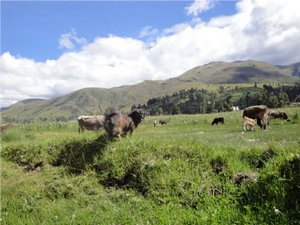
//> input picture images/Histogram_Calculation_Original_Image.jpg, 300 x 225 px
$ ./plotHist ../images/Histogram_Calculation_Original_Image.jpg   (built with g++ and OpenCV 4)
//> lines starting //> are read from the running program, lines starting //| are printed output that depends on the picture; after the words box and inside, x2 and y2 are one past the last pixel; in counts of white or black regions, pixels touching at a corner belong together
#include "opencv2/highgui/highgui.hpp"
#include "opencv2/imgproc/imgproc.hpp"
#include <iostream>

using namespace cv;
using namespace std;

Mat imHist(Mat hist, float scaleX=1, float scaleY=1){
  double maxVal=0;
  minMaxLoc(hist, 0, &maxVal, 0, 0);
  int rows = 64; //default height size
  int cols = hist.rows; //get the width size from the histogram
  Mat histImg = Mat::zeros(rows*scaleX, cols*scaleY, CV_8UC3);
  //for each bin
  for(int i=0;i<cols-1;i++) {
    float histValue = hist.at<float>(i,0);
    float nextValue = hist.at<float>(i+1,0);
    Point pt1 = Point(i*scaleX, rows*scaleY);
    Point pt2 = Point(i*scaleX+scaleX, rows*scaleY);
    Point pt3 = Point(i*scaleX+scaleX, (rows-nextValue*rows/maxVal)*scaleY);
    Point pt4 = Point(i*scaleX, (rows-nextValue*rows/maxVal)*scaleY);

    int numPts = 5;
    Point pts[] = {pt1, pt2, pt3, pt4, pt1};

    fillConvexPoly(histImg, pts, numPts, Scalar(255,255,255));
  }
  return histImg;
}

int main( int argc, char** argv ) {
  // check for supplied argument
  if( argc < 2 ) {
    cout << "Usage: loadimg <filename>\n" << endl;
    return 1;
  }

  // load the image, load the image in grayscale
  Mat img = imread( argv[1], CV_LOAD_IMAGE_COLOR );
//> img is the input picture: 225 rows x 300 cols, CV_8UC3; mean B, G, R 131.6, 149, 138.7

  // always check
  if( img.data == NULL ) {
    cout << "Cannot load file " << argv[1] << endl;
    return 1;
  }

  //Hold the histogram
  MatND hist;
  Mat histImg;
  int nbins = 256; // lets hold 256 levels
  int hsize[] = { nbins }; // just one dimension
  float range[] = { 0, 255 };
  const float *ranges[] = { range };
  int chnls[] = {0};

  // create colors channels
  vector<Mat> colors;
  split(img, colors);
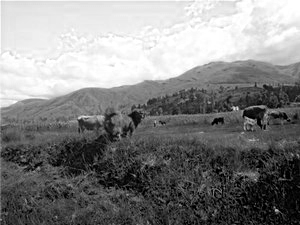
//> colors[0]: 225 rows x 300 cols, CV_8UC1; min 0, max 255, mean 131.6
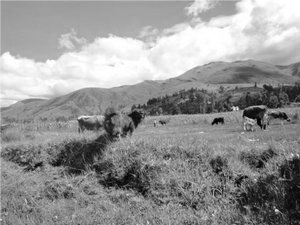
//> colors[1]: 225 rows x 300 cols, CV_8UC1; min 0, max 255, mean 149
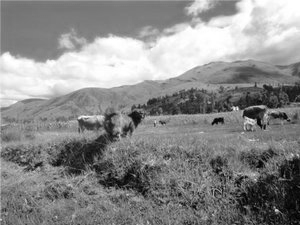
//> colors[2]: 225 rows x 300 cols, CV_8UC1; min 0, max 255, mean 138.7

  // compute for all colors
  calcHist(&colors[0], 1, chnls, Mat(), hist,1,hsize,ranges);
//> hist = 256 values, max 969 at index 236, min 0 at index 255, mean 255.9
  histImg = imHist(hist,3,3);
//> in imHist, `minMaxLoc(hist, 0, &maxVal, 0, 0);`: maxVal = 969
//> the loop in imHist, `for(int i=0;i<cols-1;i++)` made 255 passes
//> (histValue, nextValue, pt3, pt4) on passes 1 to 3: (867, 119, Point(3, 168), Point(0, 168)), (119, 138, Point(6, 164), Point(3, 164)), (138, 138, Point(9, 164), Point(6, 164))
//> after the loop in imHist, `for(int i=0;i<cols-1;i++)`:
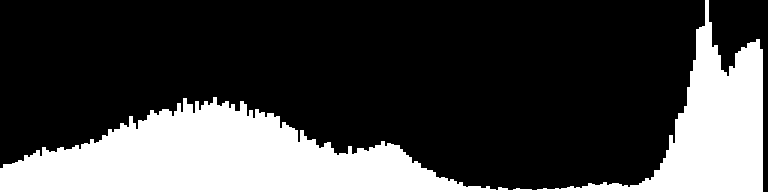
//> histImg: 192 rows x 768 cols, CV_8UC3; 26.7% white; 1 white region, box (x1, y1, x2, y2) and area: (0, 0, 763, 192) 39347
  imshow("Blue",histImg);

  calcHist(&colors[1], 1, chnls, Mat(), hist,1,hsize,ranges);
//> hist = 256 values, max 976 at index 162, min 0 at index 255, mean 260.3

  histImg = imHist(hist,3,3);
//> call 2 of imHist, with scaleX = 3, scaleY = 3
//> in imHist (call 2), `minMaxLoc(hist, 0, &maxVal, 0, 0);`: maxVal = 976
//> the loop in imHist (call 2), `for(int i=0;i<cols-1;i++)` made 255 passes
//> (histValue, nextValue, pt3, pt4) on passes 1 to 3: (9, 7, Point(3, 190), Point(0, 190)), (7, 7, Point(6, 190), Point(3, 190)), (7, 5, Point(9, 191), Point(6, 191))
//> after the loop in imHist (call 2), `for(int i=0;i<cols-1;i++)`:
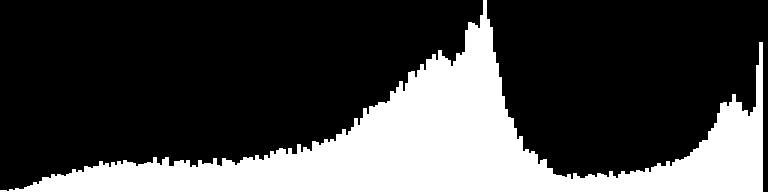
//> histImg: 192 rows x 768 cols, CV_8UC3; 27.3% white; 1 white region, box (x1, y1, x2, y2) and area: (0, 0, 763, 192) 40294
  imshow("Green",histImg);

  calcHist(&colors[2], 1, chnls, Mat(), hist,1,hsize,ranges);
//> hist = 256 values, max 1327 at index 122, min 0 at index 255, mean 261.5
  histImg = imHist(hist,3,3);
//> call 3 of imHist, with scaleX = 3, scaleY = 3
//> in imHist (call 3), `minMaxLoc(hist, 0, &maxVal, 0, 0);`: maxVal = 1327
//> the loop in imHist (call 3), `for(int i=0;i<cols-1;i++)` made 255 passes
//> (histValue, nextValue, pt3, pt4) on passes 1 to 3: (17, 16, Point(3, 189), Point(0, 189)), (16, 5, Point(6, 191), Point(3, 191)), (5, 16, Point(9, 189), Point(6, 189))
//> after the loop in imHist (call 3), `for(int i=0;i<cols-1;i++)`:
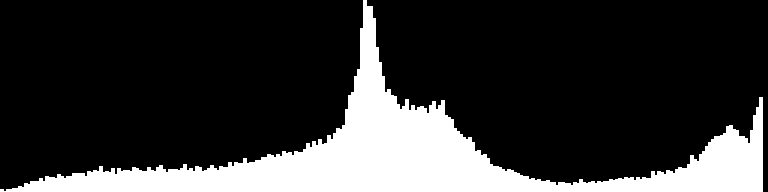
//> histImg: 192 rows x 768 cols, CV_8UC3; 20.3% white; 1 white region, box (x1, y1, x2, y2) and area: (0, 0, 763, 192) 29918
  imshow("Red",histImg);

  // show image
  imshow("Image", img);

  // wait until user press a key
  waitKey(0);

  // no need to release the memory, Mat do it for you
  return 0;
}
